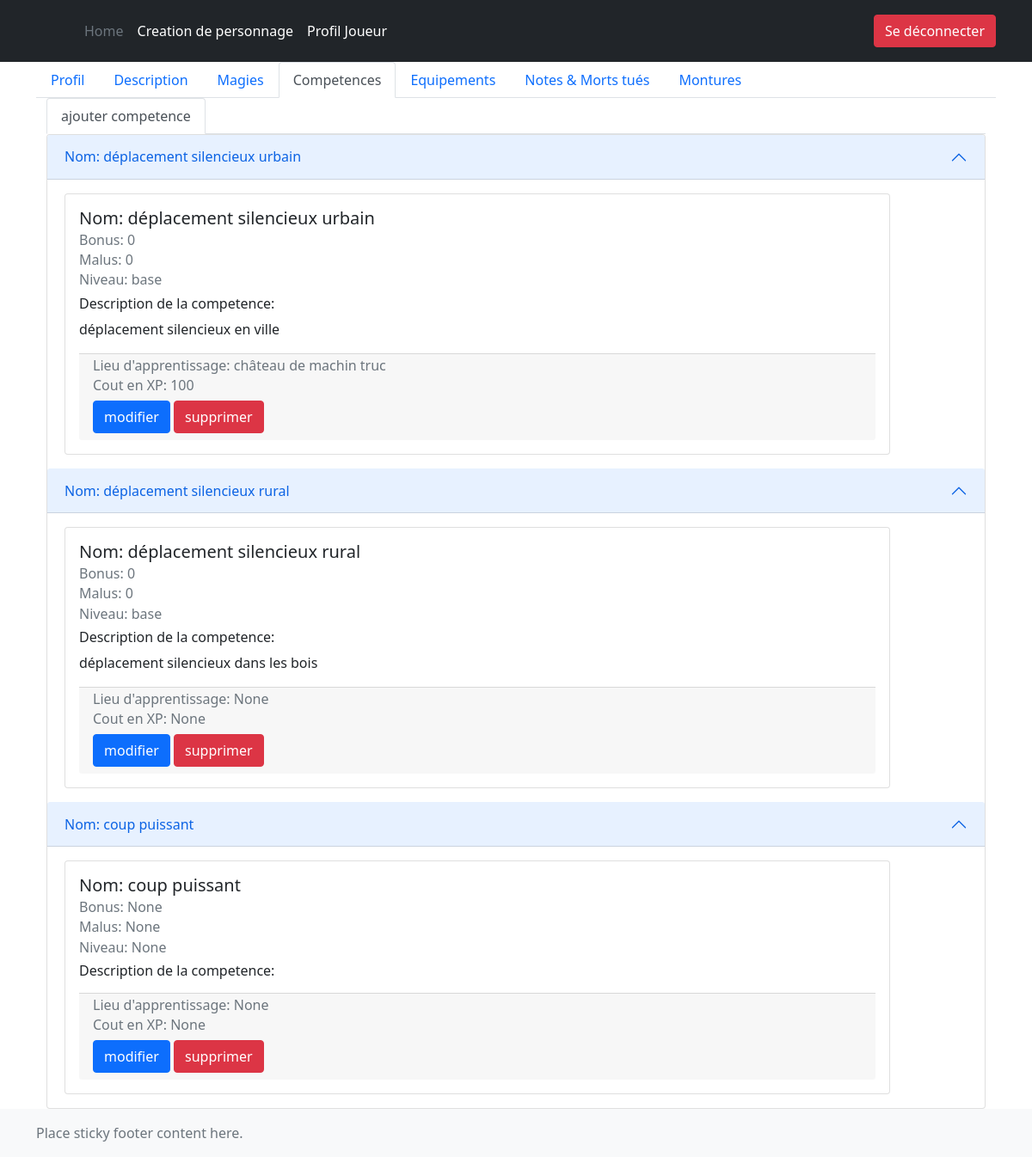
Page /liste_personnages/1/competences/ (signed in) on the committed database.
### player/models.py (models this page shows, shortened)
class Competence(models.Model):
    nom = models.CharField(max_length=50, blank=False, null=False)
    description = models.TextField(blank=True, null=True)
    bonus = models.PositiveIntegerField(blank=True, null=True)
    malus = models.PositiveIntegerField(blank=True, null=True)
    apprentissage = models.TextField(blank=True, null=True)
    cout_xp = models.PositiveIntegerField(blank=True, null=True)
    niveau = models.CharField(max_length=50, blank=True, null=True)
    player = models.ForeignKey(to=Player, on_delete=models.CASCADE)
    class Meta:
        verbose_name = "Competence"
        verbose_name_plural = "Competences"

### player/views.py (the view)
# urls.py: path('<int:pk>/competences/', CompetenceView.as_view(), name='competences'),
class CompetenceView(ListView):
    model = Competence
    template_name = "competence/competences_list.html"
    def get_context_data(self, **kwargs):
        context = {}
        player = Player.objects.get(id=self.kwargs['pk'])
        competences = Competence.objects.filter(player=self.kwargs['pk'])
        context['player'] = player
        context['competences'] = competences
        return super().get_context_data(**context) # get the default context data

### player/templates/competence/competences_list.html
{% extends "base/base.html" %}
{% load static %}
{% block content %}
{% if user.is_authenticated %}
    <div class="container">
        <ul class="nav nav-tabs">
            <li class="nav-item">
            <a class="nav-link" href="{% url 'playeur:details_personnage' pk=player.id %}">Profil</a>
            </li>
            <li class="nav-item">
            <a class="nav-link" href="{% url 'playeur:description' pk=player.id %}">Description</a>
            </li>
            <li class="nav-item">
            <a class="nav-link" href="{% url 'playeur:magie' pk=player.id %}">Magies</a>
            </li>
            <li class="nav-item">
                <a class="nav-link active" aria-current="page" href="{% url 'playeur:competences' pk=player.id %}">Competences</a>
            </li>
            <li class="nav-item">
                <a class="nav-link" href="{% url 'playeur:equipements' pk=player.id %}">Equipements</a>
            </li>
            <li class="nav-item">
                <a class="nav-link" href="{% url 'playeur:morts_tuer' pk=player.id %}">Notes & Morts tués</a>
            </li>
            <li class="nav-item">
                <a class="nav-link" href="{% url 'playeur:montures' pk=player.id %}">Montures</a>
            </li>
        </ul>
        <div class="container">
            <ul class="nav nav-tabs">
                <li class="nav-item">
                <a class="nav-link active" aria-current="page" href="{% url 'playeur:nouvelle_competence' pk=player.id %}">ajouter competence</a>
                </li>
            </ul>
            <div class="accordion" id="accordionExample">
                <div class="accordion-item">
                    {% for competence in competences %}
                    <h2 class="accordion-header" id="headingOne">
                        <button class="accordion-button" type="button" data-bs-toggle="collapse" data-bs-target="#collapseOne" aria-expanded="true" aria-controls="collapseOne">
                            Nom: {{ competence.nom }}
                        </button>
                    </h2>
                    <div id="collapseOne" class="accordion-collapse collapse show" aria-labelledby="headingOne" data-bs-parent="#accordionExample">
                        <div class="accordion-body">
                            <div class="card" style="width: 60rem;">
                                <div class="card-body">
                                    <h5 class="card-title">Nom: {{ competence.nom }}</h5>
                                    <h6 class="card-subtitle mb-2 text-muted">Bonus: {{ competence.bonus }}</h6>
                                    <h6 class="card-subtitle mb-2 text-muted">Malus: {{ competence.malus }}</h6>
                                    <h6 class="card-subtitle mb-2 text-muted">Niveau: {{ competence.niveau }}</h6>
                                    <h6 class="card-title">Description de la competence:</h6>
                                    <p class="card-text">{{ competence.description }}</p>
                                    <div class="card-footer text-muted">
                                        <h6 class="card-subtitle mb-2 text-muted">Lieu d'apprentissage: {{ competence.apprentissage }}</h6>
                                        <h6 class="card-subtitle mb-2 text-muted">Cout en XP: {{ competence.cout_xp }}</h6>
                                        <a href="{% url 'playeur:editter_competence' pk=competence.id %}" class="btn btn-primary">modifier</a>
                                        <a href="{% url 'playeur:effacer_competence' pk=competence.id %}" class="btn btn-danger">supprimer</a>
                                    </div>
                                </div>
                            </div>
                        </div>
                    </div>
                    {% endfor %}
                </div>
            </div>
        </div>
    </div>
{% endif %}
{% endblock %}

### player/templates/base/base.html (shortened to what this page needs)
<!DOCTYPE html>
{% load static %}
<html lang="en">
<head>
        <link href="https://cdn.jsdelivr.net/npm/bootstrap@5.0.2/dist/css/bootstrap.min.css" rel="stylesheet">
</head>
<body>
    <header class="p-3 bg-dark text-white">
        <div class="container">
          <div class="d-flex flex-wrap align-items-center justify-content-center justify-content-lg-start">
            <a href="/" class="d-flex align-items-center mb-2 mb-lg-0 text-white text-decoration-none">
              <svg class="bi me-2" width="40" height="32" role="img" aria-label="Bootstrap"><use xlink:href="#bootstrap"/></svg>
            </a>
            <ul class="nav col-12 col-lg-auto me-lg-auto mb-2 justify-content-center mb-md-0">
              {% if user.is_authenticated %}
              <li><a href="{% url 'playeur:liste_personnages' %}" class="nav-link px-2 text-secondary">Home</a></li>
              <li><a href="{% url 'playeur:creation_personnage' %}" class="nav-link px-2 text-white">Creation de personnage</a></li>
              <li><a href="{% url 'account:profil' pk=user.id %}" class="nav-link px-2 text-white">Profil Joueur</a></li>
              {% endif %}
            </ul>
            <div class="text-end">
              {% if user.is_authenticated %}
              <a class="btn btn-danger" aria-current="page" href="{% url 'account:logout' %}">Se déconnecter</a>
              {% else %}
              <a class="btn btn-primary" aria-current="page" href="{% url 'account:connexion' %}">Se connecter</a>
              <a class="btn btn-warning" aria-current="page" href="{% url 'account:signup' %}">S'inscrire</a>
              {% endif %}
            </div>
          </div>
        </div>
      </header>
    {% block content %}
    {% endblock %}
    <footer class="footer mt-auto py-3 bg-light">
        <div class="container">
          <span class="text-muted">Place sticky footer content here.</span>
        </div>
      </footer>
</body>
</html>

### rows in the picture
Competence: nom "déplacement silencieux urbain", bonus "0", malus "0", niveau "base", description "déplacement silencieux en ville", apprentissage "château de machin truc", cout_xp "100"
Competence: nom "déplacement silencieux rural", bonus "0", malus "0", niveau "base", description "déplacement silencieux dans les bois", apprentissage "None", cout_xp "None"
Competence: nom "coup puissant", bonus "None", malus "None", niveau "None", apprentissage "None", cout_xp "None"
